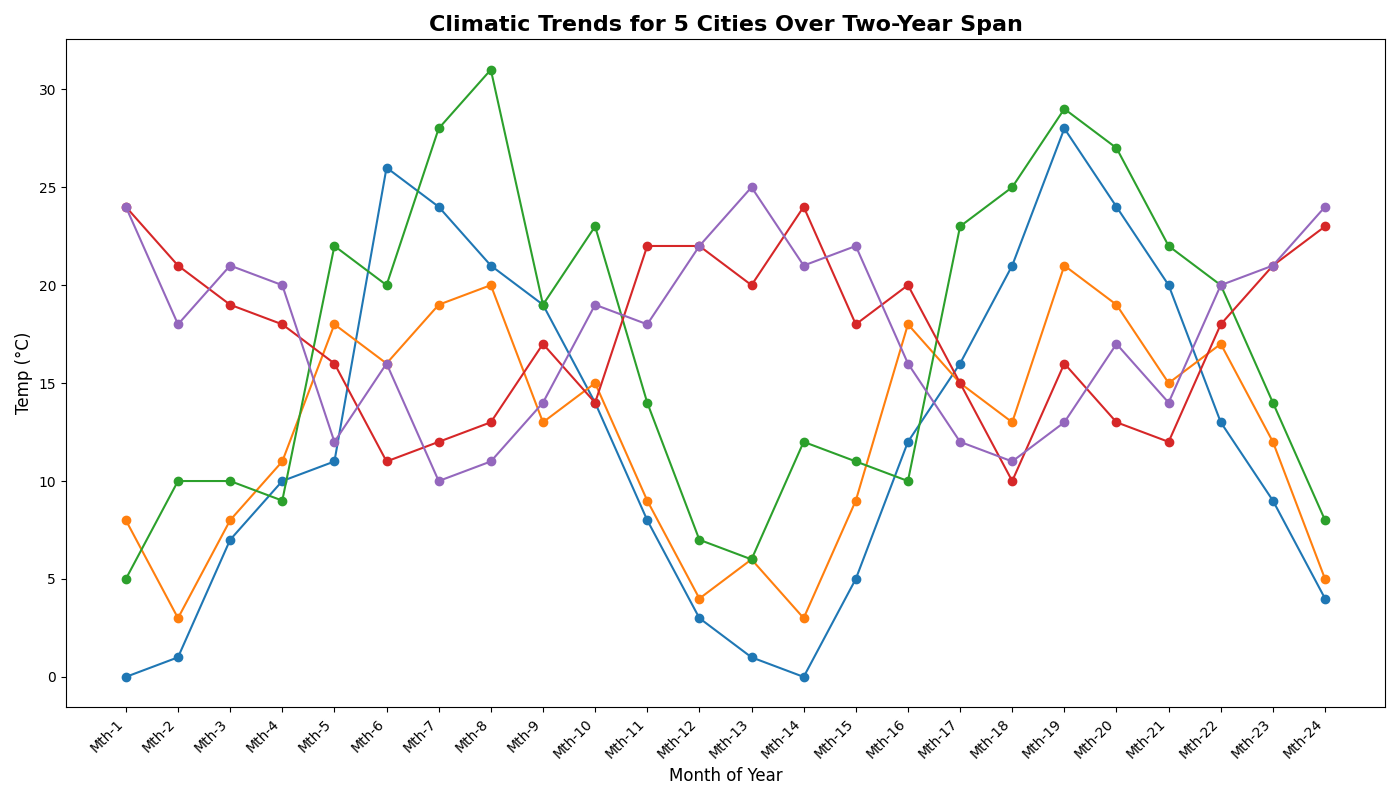

This chart was generated by the following Python code:
import matplotlib.pyplot as plt
import numpy as np

months = np.arange(1, 25)

new_york_city = [0, 1, 7, 10, 11, 26, 24, 21, 19, 14, 8, 3, 
                 1, 0, 5, 12, 16, 21, 28, 24, 20, 13, 9, 4]
london_town = [8, 3, 8, 11, 18, 16, 19, 20, 13, 15, 9, 4, 
               6, 3, 9, 18, 15, 13, 21, 19, 15, 17, 12, 5]
tokyo_city = [5, 10, 10, 9, 22, 20, 28, 31, 19, 23, 14, 7, 
              6, 12, 11, 10, 23, 25, 29, 27, 22, 20, 14, 8]
sydney_land = [24, 21, 19, 18, 16, 11, 12, 13, 17, 14, 22, 22, 
               20, 24, 18, 20, 15, 10, 16, 13, 12, 18, 21, 23]
cape_town_zone = [24, 18, 21, 20, 12, 16, 10, 11, 14, 19, 18, 22, 
                  25, 21, 22, 16, 12, 11, 13, 17, 14, 20, 21, 24]

data = [new_york_city, london_town, tokyo_city, sydney_land, cape_town_zone]

fig, ax = plt.subplots(figsize=(14, 8))

for temperatures in data:
    ax.plot(months, temperatures, marker='o')

ax.set_title('Climatic Trends for 5 Cities Over Two-Year Span', fontsize=16, fontweight='bold')
ax.set_xlabel('Month of Year', fontsize=12)
ax.set_ylabel('Temp (°C)', fontsize=12)
ax.set_xticks(months)
ax.set_xticklabels([f'Mth-{i}' for i in months], rotation=45, ha='right')

plt.tight_layout()
plt.show()
